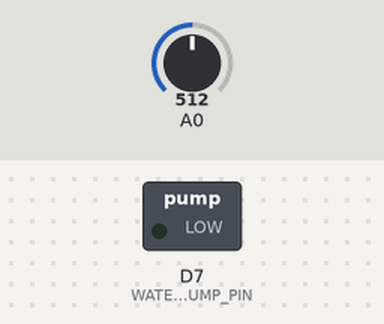
This program was run on a simulated ESP8266 (Wemos D1 mini). Parts: switched loads named in the program (green lamp = pin HIGH). The test bench sets the inputs (shaded band); at power-on: A0 = 512. WiFi joins after 1.5 s; servers stay silent unless stated.

Above: at 0.1 s.
At 2.9 s:
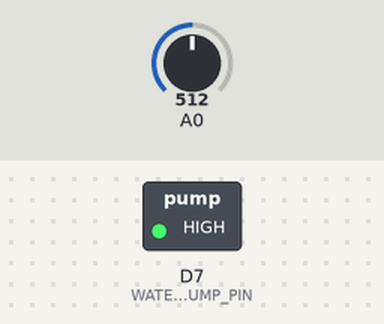
Timing chart, 0 to 4.4 s (numbered marks = the images above):
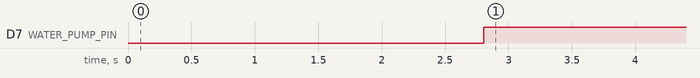

The program:

main.cpp
```cpp
/*************************************************************

  This is a simple demo of sending and receiving some data.
  Be sure to check out other examples!
 *************************************************************/

/* Fill-in information from Blynk Device Info here */
#define BLYNK_TEMPLATE_ID           "TMPLvUmztoOi"
#define BLYNK_TEMPLATE_NAME         "Quickstart Template"
#define BLYNK_AUTH_TOKEN            "1antnWzjJlT33QjfZtS8Jq94gKNveiQ2"

/* Comment this out to disable prints and save space */
#define BLYNK_PRINT Serial

#include <ESP8266WiFi.h>
#include <BlynkSimpleEsp8266.h>
#define WATER_PUMP_PIN D7
#define SOIL_MOISTURE_THRESHOLD 400

#define VIRTUAL_PIN_WATER_PUMP 0
#define VIRTUAL_PIN_WATER_PUMP_STATE 1
#define VIRTUAL_PIN_UPTIME 2
#define VIRTUAL_PIN_SOIL_MOISTURE_THRESHOLD 3
#define VIRTUAL_PIN_SOIL_MOISTURE 4

// Your WiFi credentials.
// Set password to "" for open networks.
char ssid[] = "CHANGE-ME";
char pass[] = "CHANGE-ME";

BlynkTimer timer;
int nSoilMoistureTheshold = SOIL_MOISTURE_THRESHOLD;

// This function is called every time the Virtual Pin 0 state changes
BLYNK_WRITE(VIRTUAL_PIN_WATER_PUMP)
{
  // Set incoming value from pin V0 to a variable
  int value = param.asInt();
  // Update state
  Blynk.virtualWrite(VIRTUAL_PIN_WATER_PUMP_STATE, value);
  // set water pump state
  digitalWrite(WATER_PUMP_PIN, value);
}

// This function is called every time the Virtual Pin 3 state changes
BLYNK_WRITE(VIRTUAL_PIN_SOIL_MOISTURE_THRESHOLD)
{
  nSoilMoistureTheshold = param.asInt();
}

// This function is called every time the device is connected to the Blynk.Cloud
BLYNK_CONNECTED()
{
  Blynk.syncVirtual(VIRTUAL_PIN_WATER_PUMP);
  Blynk.virtualWrite(VIRTUAL_PIN_SOIL_MOISTURE, nSoilMoistureTheshold);
}

// This function sends Arduino's uptime every second to Virtual Pin 2.
void myTimerEvent()
{
  Blynk.virtualWrite(VIRTUAL_PIN_UPTIME, millis() / 1000);

  // get soil moisture value
  int soilMoisture = analogRead(A0);
  Blynk.virtualWrite(V4, soilMoisture);
  int nState = (soilMoisture > nSoilMoistureTheshold);
  digitalWrite(WATER_PUMP_PIN, nState);
  Blynk.virtualWrite(VIRTUAL_PIN_WATER_PUMP_STATE, nState);
}

void setup()
{
  // Debug console
  pinMode(WATER_PUMP_PIN, OUTPUT);
  digitalWrite(WATER_PUMP_PIN, LOW);
  Serial.begin(115200);

  Blynk.begin(BLYNK_AUTH_TOKEN, ssid, pass);
  timer.setInterval(1000L, myTimerEvent);
}

void loop()
{
  Blynk.run();
  timer.run();
}
```

Measured:
- by itself, D7 (WATER_PUMP_PIN): LOW → HIGH at 2.8 s
